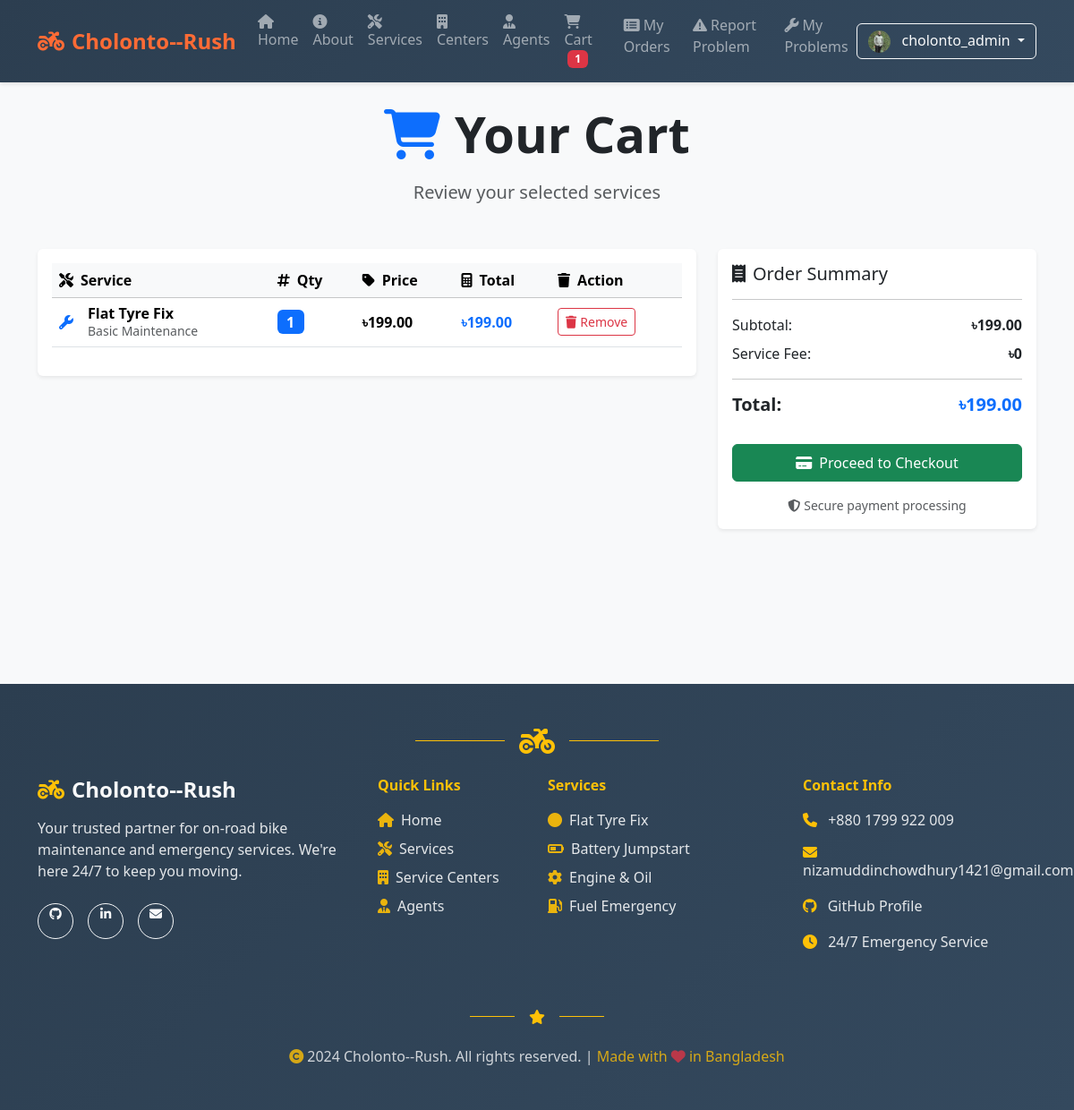
Page /cart/ (signed in) on the committed database.
### cart/models.py (models this page shows, shortened)
class Cart(models.Model):
    user = models.OneToOneField(User, on_delete=models.CASCADE, related_name='cart')
    created_at = models.DateTimeField(auto_now_add=True)
    @property
    def total(self):
        return sum(item.line_total() for item in self.items.all())

class CartItem(models.Model):
    cart = models.ForeignKey(Cart, on_delete=models.CASCADE, related_name='items')
    service = models.ForeignKey(Service, on_delete=models.CASCADE)
    quantity = models.PositiveIntegerField(default=1)
    def line_total(self):
        return self.quantity * self.service.base_price

### accounts/models.py (models this page shows, shortened)
class UserProfile(models.Model):
    user = models.OneToOneField(User, on_delete=models.CASCADE, related_name='profile')
    photo = models.ImageField(upload_to='profile_photos/', blank=True, null=True, help_text='Upload your profile photo')
    phone_number = models.CharField(max_length=15, blank=True, null=True, help_text='Your contact number')
    address = models.TextField(blank=True, null=True, help_text='Your address')
    created_at = models.DateTimeField(auto_now_add=True)
    updated_at = models.DateTimeField(auto_now=True)

### services/models.py (models this page shows, shortened)
class Service(models.Model):
    name = models.CharField(max_length=150)
    description = models.TextField()
    category = models.ForeignKey(ServiceCategory, on_delete=models.CASCADE, related_name='services')
    base_price = models.DecimalField(max_digits=8, decimal_places=2)
    is_active = models.BooleanField(default=True)

class ServiceCategory(models.Model):
    name = models.CharField(max_length=100)
    description = models.TextField(blank=True)

### cart/views.py (the view)
# urls.py: path('', views.view_cart, name='view_cart'),
@login_required
def view_cart(request):
    cart = _get_or_create_cart(request.user)
    return render(request, 'cart/view_cart.html', {'cart': cart})

### cart/context_processors.py (called while the page is built)
def cart_context(request):
    if request.user.is_authenticated:
        cart, _ = Cart.objects.get_or_create(user=request.user)
        return {'cart': cart}
    return {'cart': None}

### cart/views.py (called while the page is built)
def _get_or_create_cart(user):
    cart, _ = Cart.objects.get_or_create(user=user)
    return cart

### cart/templates/cart/view_cart.html (shortened to what this page needs)
{% extends 'base.html' %}
{% block content %}
  <div class="text-center mb-5">
    <h1 class="display-4 fw-bold mb-3">
      <i class="fas fa-shopping-cart me-3 text-primary"></i>Your Cart
    </h1>
    <p class="lead text-muted">Review your selected services</p>
  </div>
  {% if cart.items.all %}
  <div class="row">
    <div class="col-lg-8">
      <div class="card shadow-sm border-0">
        <div class="card-body">
          <div class="table-responsive">
            <table class="table align-middle">
              <thead class="table-light">
                <tr>
                  <th><i class="fas fa-tools me-2"></i>Service</th>
                  <th><i class="fas fa-hashtag me-2"></i>Qty</th>
                  <th><i class="fas fa-tag me-2"></i>Price</th>
                  <th><i class="fas fa-calculator me-2"></i>Total</th>
                  <th><i class="fas fa-trash me-2"></i>Action</th>
                </tr>
              </thead>
              <tbody>
                {% for item in cart.items.all %}
                  <tr>
                    <td>
                      <div class="d-flex align-items-center">
                        <i class="fas fa-wrench text-primary me-3"></i>
                        <div>
                          <h6 class="mb-0 fw-bold">{{ item.service.name }}</h6>
                          <small class="text-muted">{{ item.service.category.name }}</small>
                        </div>
                      </div>
                    </td>
                    <td>
                      <span class="badge bg-primary fs-6">{{ item.quantity }}</span>
                    </td>
                    <td class="fw-bold">৳{{ item.service.base_price }}</td>
                    <td class="fw-bold text-primary">৳{{ item.line_total }}</td>
                    <td>
                      <a class="btn btn-outline-danger btn-sm" href="/cart/remove/{{ item.id }}/">
                        <i class="fas fa-trash me-1"></i>Remove
                      </a>
                    </td>
                  </tr>
                {% endfor %}
              </tbody>
            </table>
          </div>
        </div>
      </div>
    </div>
    <div class="col-lg-4">
      <div class="card shadow-sm border-0 sticky-top">
        <div class="card-body">
          <h5 class="card-title">
            <i class="fas fa-receipt me-2"></i>Order Summary
          </h5>
          <hr>
          <div class="d-flex justify-content-between mb-2">
            <span>Subtotal:</span>
            <span class="fw-bold">৳{{ cart.total }}</span>
          </div>
          <div class="d-flex justify-content-between mb-3">
            <span>Service Fee:</span>
            <span class="fw-bold">৳0</span>
          </div>
          <hr>
          <div class="d-flex justify-content-between mb-4">
            <span class="h5 fw-bold">Total:</span>
            <span class="h5 fw-bold text-primary">৳{{ cart.total }}</span>
          </div>
          <a class="btn btn-success w-100 py-2" href="/orders/checkout/">
            <i class="fas fa-credit-card me-2"></i>Proceed to Checkout
          </a>
          <div class="text-center mt-3">
            <small class="text-muted">
              <i class="fas fa-shield-alt me-1"></i>Secure payment processing
            </small>
          </div>
        </div>
      </div>
    </div>
  </div>
  {% endif %}
{% endblock %}

### templates/base.html (shortened to what this page needs)
{% load static %}
<html lang="en">
  <head>
    <link href="https://cdn.jsdelivr.net/npm/bootstrap@5.3.3/dist/css/bootstrap.min.css" rel="stylesheet">
    <link href="https://cdnjs.cloudflare.com/ajax/libs/font-awesome/6.4.0/css/all.min.css" rel="stylesheet">
  </head>
  <body>
    <nav class="navbar navbar-expand-lg navbar-dark sticky-top">
      <div class="container">
        <a class="navbar-brand" href="/">
          <i class="fas fa-motorcycle me-2"></i>Cholonto--Rush
        </a>
        <div class="collapse navbar-collapse" id="navbars">
          <ul class="navbar-nav me-auto mb-2 mb-lg-0">
            <li class="nav-item">
              <a class="nav-link" href="/">
                <i class="fas fa-home me-1"></i>Home
              </a>
            </li>
            <li class="nav-item">
              <a class="nav-link" href="/about/">
                <i class="fas fa-info-circle me-1"></i>About
              </a>
            </li>
            <li class="nav-item">
              <a class="nav-link" href="/services/">
                <i class="fas fa-tools me-1"></i>Services
              </a>
            </li>
            <li class="nav-item">
              <a class="nav-link" href="/centers/">
                <i class="fas fa-building me-1"></i>Centers
              </a>
            </li>
            <li class="nav-item">
              <a class="nav-link" href="/agents/">
                <i class="fas fa-user-tie me-1"></i>Agents
              </a>
            </li>
            <li class="nav-item">
              <a class="nav-link" href="/cart/">
                <i class="fas fa-shopping-cart me-1"></i>Cart
                {% if user.is_authenticated and cart.items.count > 0 %}
                  <span class="badge bg-danger ms-1">{{ cart.items.count }}</span>
                {% endif %}
              </a>
            </li>
            {% if user.is_authenticated %}
            <li class="nav-item">
              <a class="nav-link" href="/orders/my/">
                <i class="fas fa-list-alt me-1"></i>My Orders
              </a>
            </li>
            <li class="nav-item">
              <a class="nav-link" href="/reports/">
                <i class="fas fa-exclamation-triangle me-1"></i>Report Problem
              </a>
            </li>
            <li class="nav-item">
              <a class="nav-link" href="/reports/my-problems/">
                <i class="fas fa-wrench me-1"></i>My Problems
              </a>
            </li>
            {% endif %}
          </ul>
          <div class="d-flex">
            {% if user.is_authenticated %}
              <div class="dropdown">
                <button class="btn btn-outline-light dropdown-toggle" type="button" data-bs-toggle="dropdown">
                  {% if user.profile and user.profile.photo and user.profile.photo.url %}
                    <img src="{{ user.profile.photo.url }}" alt="Profile" class="rounded-circle me-2" style="width: 25px; height: 25px; object-fit: cover;">
                  {% else %}
                    <i class="fas fa-user me-1"></i>
                  {% endif %}
                  {% if user.first_name and user.last_name %}
                    {{ user.first_name }} {{ user.last_name }}
                  {% else %}
                    {{ user.get_username }}
                  {% endif %}
                </button>
              </div>
            {% endif %}
          </div>
        </div>
      </div>
    </nav>
    <main class="container my-4 main-content">
      {% block content %}{% endblock %}
    </main>
    <footer class="bg-dark text-light py-5 mt-5" style="background: linear-gradient(135deg, #2c3e50 0%, #34495e 100%) !important;">
      <div class="container">
        <div class="text-center mb-4">
          <div class="d-flex justify-content-center align-items-center">
            <div class="border-top border-warning" style="width: 100px; height: 2px;"></div>
            <i class="fas fa-motorcycle fa-2x text-warning mx-3"></i>
            <div class="border-top border-warning" style="width: 100px; height: 2px;"></div>
          </div>
        </div>
        <div class="row">
          <div class="col-lg-4 col-md-6 mb-4">
            <div class="text-center text-lg-start">
              <h4 class="fw-bold mb-3">
                <i class="fas fa-motorcycle me-2 text-warning"></i>Cholonto--Rush
              </h4>
              <p class="text-light mb-4" style="opacity: 0.9;">Your trusted partner for on-road bike maintenance and emergency services. We're here 24/7 to keep you moving.</p>
              <div class="d-flex justify-content-center justify-content-lg-start gap-3">
                <a href="https://github.com/nizamuddinchowdhury-1421" target="_blank" class="btn btn-outline-light btn-sm rounded-circle" style="width: 40px; height: 40px;">
                  <i class="fab fa-github"></i>
                </a>
                <a href="#" target="_blank" class="btn btn-outline-light btn-sm rounded-circle" style="width: 40px; height: 40px;">
                  <i class="fab fa-linkedin-in"></i>
                </a>
                <a href="mailto:nizamuddinchowdhury1421@gmail.com" class="btn btn-outline-light btn-sm rounded-circle" style="width: 40px; height: 40px;">
                  <i class="fas fa-envelope"></i>
                </a>
              </div>
            </div>
          </div>
          <div class="col-lg-2 col-md-6 mb-4">
            <h6 class="fw-bold mb-3 text-warning">Quick Links</h6>
            <ul class="list-unstyled">
              <li class="mb-2"><a href="/" class="text-light text-decoration-none" style="opacity: 0.9; transition: all 0.3s ease;" onmouseover="this.style.opacity='1'; this.style.color='#ff6b35';" onmouseout="this.style.opacity='0.9'; this.style.color='white';">
                <i class="fas fa-home me-2 text-warning"></i>Home
              </a></li>
              <li class="mb-2"><a href="/services/" class="text-light text-decoration-none" style="opacity: 0.9; transition: all 0.3s ease;" onmouseover="this.style.opacity='1'; this.style.color='#ff6b35';" onmouseout="this.style.opacity='0.9'; this.style.color='white';">
                <i class="fas fa-tools me-2 text-warning"></i>Services
              </a></li>
              <li class="mb-2"><a href="/centers/" class="text-light text-decoration-none" style="opacity: 0.9; transition: all 0.3s ease;" onmouseover="this.style.opacity='1'; this.style.color='#ff6b35';" onmouseout="this.style.opacity='0.9'; this.style.color='white';">
                <i class="fas fa-building me-2 text-warning"></i>Service Centers
              </a></li>
              <li class="mb-2"><a href="/agents/" class="text-light text-decoration-none" style="opacity: 0.9; transition: all 0.3s ease;" onmouseover="this.style.opacity='1'; this.style.color='#ff6b35';" onmouseout="this.style.opacity='0.9'; this.style.color='white';">
                <i class="fas fa-user-tie me-2 text-warning"></i>Agents
              </a></li>
            </ul>
          </div>
          <div class="col-lg-3 col-md-6 mb-4">
            <h6 class="fw-bold mb-3 text-warning">Services</h6>
            <ul class="list-unstyled">
              <li class="mb-2 text-light" style="opacity: 0.9;"><i class="fas fa-circle me-2 text-warning"></i>Flat Tyre Fix</li>
              <li class="mb-2 text-light" style="opacity: 0.9;"><i class="fas fa-battery-half me-2 text-warning"></i>Battery Jumpstart</li>
              <li class="mb-2 text-light" style="opacity: 0.9;"><i class="fas fa-cog me-2 text-warning"></i>Engine & Oil</li>
              <li class="mb-2 text-light" style="opacity: 0.9;"><i class="fas fa-gas-pump me-2 text-warning"></i>Fuel Emergency</li>
            </ul>
          </div>
          <div class="col-lg-3 col-md-6 mb-4">
            <h6 class="fw-bold mb-3 text-warning">Contact Info</h6>
            <div class="contact-info">
              <div class="mb-3">
                <i class="fas fa-phone me-2 text-warning"></i>
                <a href="tel:+8801799922009" class="text-light text-decoration-none" style="opacity: 0.9; transition: all 0.3s ease;" onmouseover="this.style.opacity='1'; this.style.color='#ff6b35';" onmouseout="this.style.opacity='0.9'; this.style.color='white';">+880 1799 922 009</a>
              </div>
              <div class="mb-3">
                <i class="fas fa-envelope me-2 text-warning"></i>
                <a href="mailto:nizamuddinchowdhury1421@gmail.com" class="text-light text-decoration-none" style="opacity: 0.9; transition: all 0.3s ease;" onmouseover="this.style.opacity='1'; this.style.color='#ff6b35';" onmouseout="this.style.opacity='0.9'; this.style.color='white';">nizamuddinchowdhury1421@gmail.com</a>
              </div>
              <div class="mb-3">
                <i class="fab fa-github me-2 text-warning"></i>
                <a href="https://github.com/nizamuddinchowdhury-1421" target="_blank" class="text-light text-decoration-none" style="opacity: 0.9; transition: all 0.3s ease;" onmouseover="this.style.opacity='1'; this.style.color='#ff6b35';" onmouseout="this.style.opacity='0.9'; this.style.color='white';">GitHub Profile</a>
              </div>
              <div class="mb-3">
                <i class="fas fa-clock me-2 text-warning"></i>
                <span class="text-light" style="opacity: 0.9;">24/7 Emergency Service</span>
              </div>
            </div>
          </div>
        </div>
        <div class="text-center my-4">
          <div class="d-flex justify-content-center align-items-center">
            <div class="border-top border-warning" style="width: 50px; height: 1px;"></div>
            <i class="fas fa-star text-warning mx-3"></i>
            <div class="border-top border-warning" style="width: 50px; height: 1px;"></div>
          </div>
        </div>
        <div class="text-center">
          <p class="text-light mb-0" style="opacity: 0.8;">
            <i class="fas fa-copyright me-1 text-warning"></i>2024 Cholonto--Rush. All rights reserved. |
            <span class="text-warning">Made with <i class="fas fa-heart text-danger"></i> in Bangladesh</span>
          </p>
        </div>
      </div>
    </footer>
  </body>
  </html>

### templates/base.html (style rules this page uses)
.navbar-brand { font-weight: bold; font-size: 1.5rem; color: #ff6b35 !important; }
.navbar { box-shadow: 0 2px 4px rgba(0,0,0,0.1); background: linear-gradient(135deg, #2c3e50 0%, #34495e 100%) !important; }
.nav-link { font-weight: 500; transition: color 0.3s ease; }
body { background-color: #f8f9fa; font-family: 'Segoe UI', Tahoma, Geneva, Verdana, sans-serif; }
.main-content { min-height: calc(100vh - 200px); }

### rows in the picture
Cart: items.count "1", total "199.00"
CartItem: service.name "Flat Tyre Fix", service.category.name "Basic Maintenance", quantity "1", service.base_price "199.00", line_total "199.00"

### other values in the picture
{{ user.get_username }} "cholonto_admin"
